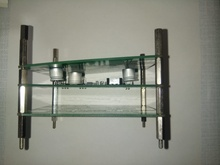
%> input picture slope_detector/gorsel_4.jpeg, 220 x 165 px, shrunk from 1600 x 1200 before the run
$ octave hough_transform_script.m   (GNU Octave 9; MATLAB toolbox functions it lacks are replaced by stand-ins)
%> lines starting %> are read from the running program, lines starting %| are printed output that depends on the picture; in (x1, y1, x2, y2) boxes, pixels count from 0 and x2, y2 are one past the last pixel; in counts of white or black regions, pixels touching at a corner belong together; the program's own positions count from 1
### slope_detector/odev1_bilinear.m
function scaledImage = odev1_bilinear(imageName, sr, sc)
%> called with imageName = 'gorsel_4.jpeg', sr = 0.25, sc = 0.25

originalImage = imread(imageName);
%> originalImage is the input picture: size 165x220x3 uint8; mean R, G, B 137.2, 139.1, 128.1
originalImage = double(originalImage);
%> originalImage: size 165x220x3 double

nofRow = size(originalImage, 1);
%> nofRow = 165
nofColumn = size(originalImage, 2);
%> nofColumn = 220

xNew = floor(nofColumn * sc);
%> xNew = 55
yNew = floor(nofRow * sr);
%> yNew = 41

xRatio = (nofColumn - 1)/xNew;
%> xRatio = 3.98
yRatio = (nofRow - 1)/yNew;
%> yRatio = 4
scaledImage = zeros(yNew, xNew, 3);

for c = 1:3
    for i = 1:yNew
        for j = 1:xNew
            xLeft = floor(xRatio * j);
            if xLeft == 0
                xLeft = 1;
            end
            xRight = ceil(xRatio * j);

            yUp = floor(yRatio * i);
            if yUp == 0
                yUp = 1;
            end
            yDown = ceil(yRatio * i);

            xWeight = (xRatio * j - xLeft);
            yWeight = (yRatio * i - yUp);
            pointA = originalImage(yUp, xLeft, c);
            pointB = originalImage(yUp, xRight, c);
            pointC = originalImage(yDown, xLeft, c);
            pointD = originalImage(yDown, xRight, c);

            pixVal = pointA * (1 - xWeight) * (1 - yWeight) + pointB * xWeight * (1 - yWeight) + pointC * (1 - xWeight) * yWeight + pointD * xWeight * yWeight;
            scaledImage(i, j, c) = pixVal;
        end
    end
end
scaledImage = uint8(scaledImage);
%> scaledImage: size 41x55x3 uint8

### slope_detector/sobelEdgeDetector.m
function [processedImageV, processedImageH, processedImageCombined] = sobelEdgeDetector(imageName)
% sobel edge detector script

originalImage = imageName;
nofRow = size(originalImage, 1);
nofColumn = size(originalImage, 2);
processedImageV = zeros(nofRow, nofColumn);
processedImageH = zeros(nofRow, nofColumn);
processedImageCombined = zeros(nofRow, nofColumn);

sobelKernelV = [-1, 0, 1; -2, 0, 2; -1, 0, 1];
sobelKernelH = [-1, -2, -1; 0, 0, 0; 1, 2, 1];

sobelKernelSize = 3;
for i=1:nofRow
    for j=1:nofColumn
        pixValH = zeros(sobelKernelSize);
        pixValV = zeros(sobelKernelSize);
        counter = 0;
        kernelRowCount = 0;
        kernelColumnCount = 0;
        for k=-1*(sobelKernelSize-1)/2:1:(sobelKernelSize-1)/2
            kernelRowCount = kernelRowCount + 1;
            kernelColumnCount = 0;
            for l=-1*(sobelKernelSize-1)/2:1:(sobelKernelSize-1)/2
                kernelColumnCount = kernelColumnCount + 1;
                indexX = l+j;
                indexY = k+i;
                  if indexX < 1
                      indexX = 1;
                  elseif indexX > nofColumn
                      indexX = nofColumn;
                  end
                  if indexY < 1
                      indexY = 1;
                  elseif indexY > nofRow
                      indexY = nofRow;
                  end
                  pixValH(kernelRowCount, kernelColumnCount) = double(originalImage(indexY, indexX)) * sobelKernelH(kernelRowCount, kernelColumnCount);
                  pixValV(kernelRowCount, kernelColumnCount) = double(originalImage(indexY, indexX)) * sobelKernelV(kernelRowCount, kernelColumnCount);
            end
        end
        processedImageV(i,j) = sum(sum(pixValV));
        processedImageH(i,j) = sum(sum(pixValH));
        processedImageCombined(i,j) = processedImageV(i,j) + processedImageH(i,j);
    end
end
processedImageV = uint8(processedImageV);
processedImageH = uint8(processedImageH);
processedImageCombined = uint8(processedImageCombined);

### slope_detector/myOtsoTh.m
function [processedImage backgroundVar] = myOtsoTh(imageName)
originalImage = imageName;
nofRow = size(originalImage, 1);
nofColumn = size(originalImage, 2);
processedImage = zeros(nofRow, nofColumn);
nofPixel = nofRow * nofColumn;

maxIntensityLevel = 256; % matrix index begins from 1

imageFreq = zeros(1, maxIntensityLevel);
wBackground = zeros(1, maxIntensityLevel);
wForeground = zeros(1, maxIntensityLevel);
meanBackground = zeros(1, maxIntensityLevel);
meanForeground = zeros(1, maxIntensityLevel);
varianceBackground = zeros(1, maxIntensityLevel);

for i=1:nofRow
    for j=1:nofColumn
        imageFreq(1, originalImage(i,j) + 1) = imageFreq(1, originalImage(i,j) + 1) + 1;
    end
end

for i=1:maxIntensityLevel
    wBackground(1, i) = sum(imageFreq(1,1:i)) / nofPixel;
    wForeground(1, i) = sum(imageFreq(1,(i + 1):maxIntensityLevel)) / nofPixel;
    numberVectorBack = 0:(i - 1);
    numberVectorFore = i:(maxIntensityLevel - 1);
    meanBackground(1, i) = (sum(numberVectorBack .* imageFreq(1, 1:i))) / sum(imageFreq(1, 1:i));
    meanForeground(1, i) = (sum(numberVectorFore .* imageFreq(1, (i+1):maxIntensityLevel))) / sum(imageFreq(1, (i+1):maxIntensityLevel));
end


varianceBackground = wBackground .* wForeground .* ((meanBackground - meanForeground).^2);

maxVariance = -1;
maxVarianceIndex = -1;

for i=1:maxIntensityLevel
    if varianceBackground(1, i) > maxVariance
        maxVariance = varianceBackground(1, i);
        maxVarianceIndex = i;
    end
end

for i=1:nofRow
    for j=1:nofColumn
        if originalImage(i,j) > maxVarianceIndex
            processedImage(i,j) = maxIntensityLevel - 1;
        else
            processedImage(i,j) = 0;
        end
    end
end

backgroundVar = varianceBackground;

### slope_detector/hough_transform_script.m
clear all; clc;
scaleRatio = 0.25;
originalImage = odev1_bilinear('gorsel_4.jpeg', 0.25, 0.25);
gostermelik = originalImage;
originalImage = rgb2gray(originalImage);
%> originalImage: size 41x55 uint8
nofRow = size(originalImage, 1);
%> nofRow = 41
nofColumn = size(originalImage, 2);
%> nofColumn = 55
totalPixel = nofRow * nofColumn;
%> totalPixel = 2255
imHEdges = zeros(nofRow, nofColumn);
imGreenCh = zeros(nofRow, nofColumn, 3);

figure;
imshow(originalImage);


imGreenCh(:,:, 2) = originalImage;
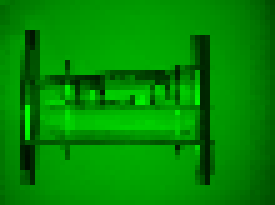
%> imGreenCh: size 41x55x3 double (shown 5 times larger); mean R, G, B 0, 138, 0
[blank1 imAllEdges sa] = sobelEdgeDetector(imGreenCh(:, :, 2));
%> after the loop in sobelEdgeDetector, `for i=1:nofRow`:
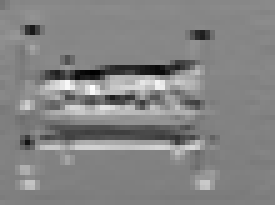
%> processedImageH: size 41x55 double (shown 5 times larger); min -536, max 498, mean -0.7; drawn with min black and max white
%> after the loop in sobelEdgeDetector, `for i=1:nofRow`:
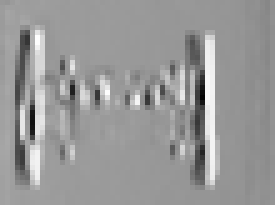
%> processedImageV: size 41x55 double (shown 5 times larger); min -802, max 529, mean -5.5; drawn with min black and max white
%> after the loop in sobelEdgeDetector, `for i=1:nofRow`: pixValH = [-84 -158 -79; 0 0 0; 81 150 75]; pixValV = [-84 0 79; -162 0 150; -81 0 75]
%> in sobelEdgeDetector, `processedImageCombined = uint8(processedImageCombined);`:
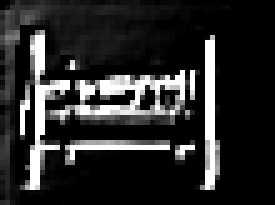
%> processedImageCombined: size 41x55 uint8 (shown 5 times larger); min 0, max 255, mean 42.9


[imAllEdges greenChVariance] = myOtsoTh(imAllEdges);
%> after the loop in myOtsoTh, `for i=1:nofRow`: imageFreq = 256 values, max 1084 at index 1, min 0 at index 65, mean 8.81
%> after the loop in myOtsoTh, `for i=1:maxIntensityLevel`: meanBackground = 256 values from 0 to 29.5; wBackground = 256 values from 0.481 to 1; wForeground = 256 values, max 0.519 at index 1, min 0 at index 255, mean 0.115
%> the loop in myOtsoTh, `for i=1:maxIntensityLevel` made 256 passes
%> maxVariance on passes 1 to 12: 805.4, 839.2, 866, 884.2, 900.7, 922.5, 950.9, 990.4, 1037.7, 1095.5, 1157.6, 1252.1
%> after the loop in myOtsoTh, `for i=1:maxIntensityLevel`: maxVariance = 3358.1; maxVarianceIndex = 108
%> after the loop in myOtsoTh, `for i=1:nofRow`:
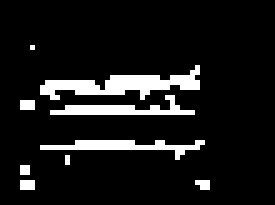
%> processedImage: size 41x55 double (shown 5 times larger); 9.7% white in thin lines or dots, all inside (x1, y1, x2, y2) = (4, 9, 42, 38)
figure;
imshow(imAllEdges);

ignoranceRatio = 0.37;
radRes = 0.1;
radVector = -3.1415:radRes:3.1415;

radVectorLength = size(radVector, 2);
imDistances = zeros(1, radVectorLength);
maxDistance = ((nofRow + 1)^2 + (nofColumn + 1)^2)^(1/2);
%> maxDistance = 70
votingMatrix = zeros(maxDistance + 1, radVectorLength);
comparingMatrix = zeros(maxDistance + 1, radVectorLength);
lineVals = zeros(1, 2); % column1 dist, column2 theta
lineImg = zeros(1, 2); % column1 x, column2 y
slopeAndConstants = zeros(1, 2); % column 1 slope, column 2 constant
drawLine = zeros(nofRow, nofColumn);

for i=1:nofRow
    for j=1:nofColumn
        if imAllEdges(i, j) ~= 0
            for l=1:radVectorLength
                imDistances(1, l) = abs(ceil(i * sin(radVector(1, l)) + j * cos(radVector(1, l))));
                votingMatrix(imDistances(1, l)+1, l) = votingMatrix(imDistances(1, l)+1, l) + 1;
            end
        end
    end
end
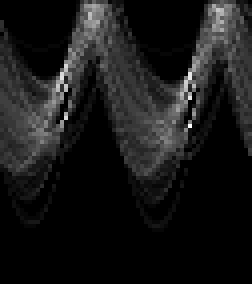
%> votingMatrix: size 71x63 double (shown 4 times larger); min 0, max 32, mean 3.1; drawn with min black and max white
%> after the loop, imDistances = 63 values, max 57 at index 39, min 0 at index 24, mean 36.05

dominantLine = max(max(votingMatrix));
%> dominantLine = 32
limitVal = dominantLine * ignoranceRatio;
%> limitVal = 11.84
counter = 1;

figure;
imshow(gostermelik);

for i=1:maxDistance
    for j=1:radVectorLength
        if  votingMatrix(i, j) >= limitVal
            lineVals(counter, :) = [i radVector(1, j)];
            counter = counter + 1;
        end
    end
end
%> after the loop, counter = 272; lineVals = 271 rows, first 12: [1 -0.841; 1 2.36; 2 -1.04; 2 -0.942; 2 -0.841; 2 -0.741; 2 -0.642; 2 -0.542; 2 2.16; 2 2.26; 2 2.36; 2 2.46]
hold on;
for i=1:size(lineVals, 1)
    lineImg(i,1) = abs(round(lineVals(i, 1) *  cos(lineVals(i, 2))));
    lineImg(i,2) = abs(round(lineVals(i, 1) *  sin(lineVals(i, 2))));
    cosRatio = cos(lineVals(i, 2));
    sinRatio = sin(lineVals(i, 2));
    x1 = (nofRow / 2) + (nofRow / 2);
    x2 = (nofRow / 2) - (nofRow / 2);
    if sinRatio ~= 0
        y1 = (lineVals(i, 1) - x1 * cos(lineVals(i, 2))) / sinRatio;
        y2 = (lineVals(i, 1) - x2 * cos(lineVals(i, 2))) / sinRatio;
    else
        y1 = (lineVals(i, 1) - x1 * cos(lineVals(i, 2))) / 0.0001;
        y2 = (lineVals(i, 1) - x2 * cos(lineVals(i, 2))) / 0.0001;
    end
    plot([x1, x2],[y1, y2], 'r-');
    slopeAndConstants(i, 1) = (y1 - y2) / (x1 - x2);
    slopeAndConstants(i, 2) = y2;
    hold on;
end
%> this loop made 271 passes
%> (cosRatio, sinRatio, y1, y2) on passes 1 to 12: (0.666, -0.746, 35.3, -1.34), (-0.709, 0.705, 42.61, 1.42), (0.505, -0.863, 21.67, -2.32), (0.589, -0.808, 27.38, -2.47), (0.666, -0.746, 33.96, -2.68), (0.737, -0.675, 41.81, -2.96), (0.801, -0.598, 51.55, -3.34), (0.857, -0.515, 64.29, -3.88), (-0.554, 0.832, 29.72, 2.4), (-0.635, 0.773, 36.27, 2.59), (-0.709, 0.705, 44.02, 2.83), (-0.776, 0.631, 53.55, 3.17)
%> after the loop, lineImg = 271 rows, first 12: [1 1; 1 1; 1 2; 1 2; 1 1; 1 1; 2 1; 2 1; 1 2; 1 2; 1 1; 2 1]; slopeAndConstants = 271 rows, first 12: [0.894 -1.34; 1 1.42; 0.585 -2.32; 0.728 -2.47; 0.894 -2.68; 1.09 -2.96; 1.34 -3.34; 1.66 -3.88; 0.666 2.4; 0.821 2.59; 1 2.83; 1.23 3.17]; y1 = 16.12; y2 = 51.53
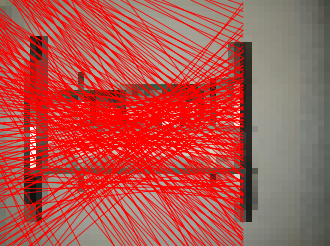
%> figure redrawn from the program's plot data; shown 6 times larger

% [4 lines of commented-out code are left out]

$ run again, with slope_detector/gorsel_1.jpeg copied over slope_detector/gorsel_4.jpeg
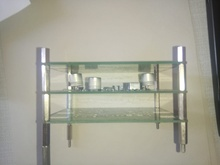
%> input picture slope_detector/gorsel_1.jpeg, 220 x 165 px, shrunk from 1600 x 1200 before the run
%> in odev1_bilinear, originalImage is the input picture: size 165x220x3 uint8; mean R, G, B 165.3, 164.2, 151.1
%> after the loop in sobelEdgeDetector, `for i=1:nofRow`: pixValH = [-138 -252 -126; 0 0 0; 134 256 128]; pixValV = [-138 0 126; -268 0 256; -134 0 128]
%> after the loop in myOtsoTh, `for i=1:nofRow`: imageFreq = 256 values, max 1026 at index 1, min 0 at index 66, mean 8.81
%> after the loop in myOtsoTh, `for i=1:maxIntensityLevel`: meanBackground = 256 values from 0 to 23.54; wBackground = 256 values from 0.455 to 1; wForeground = 256 values, max 0.545 at index 1, min 0 at index 255, mean 0.0919
%> the loop in myOtsoTh, `for i=1:maxIntensityLevel` made 256 passes
%> maxVariance on passes 1 to 8: 462.4, 485.8, 511.8, 532.8, 557.1, 580.6, 609.3, 638.4
%> after the loop in myOtsoTh, `for i=1:maxIntensityLevel`: maxVariance = 1941.2; maxVarianceIndex = 94
%> after the loop in myOtsoTh, `for i=1:nofRow`:
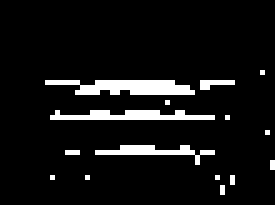
%> processedImage: size 41x55 double (shown 5 times larger); 7.6% white in thin lines or dots, all inside (x1, y1, x2, y2) = (9, 14, 55, 39)
%> after the loop `for i=1:nofRow`: imDistances = 63 values, max 60 at index 39, min 1 at index 24, mean 37.94
%> dominantLine = 34
%> limitVal = 12.58
%> after the loop `for i=1:maxDistance`: counter = 108; lineVals = 107 rows, first 12: [1 2.26; 2 -1.04; 2 -0.942; 2 -0.841; 2 -0.741; 2 2.06; 2 2.16; 2 2.26; 2 2.46; 3 -1.04; 3 -0.942; 3 -0.841]
%> the loop `for i=1:size(lineVals, 1)` made 107 passes
%> (cosRatio, sinRatio, y1, y2) on passes 1 to 8: (-0.635, 0.773, 34.97, 1.29), (0.505, -0.863, 21.67, -2.32), (0.589, -0.808, 27.38, -2.47), (0.666, -0.746, 33.96, -2.68), (0.737, -0.675, 41.81, -2.96), (-0.469, 0.883, 24.01, 2.26), (-0.554, 0.832, 29.72, 2.4), (-0.635, 0.773, 36.27, 2.59)
%> after the loop `for i=1:size(lineVals, 1)`: lineImg = 107 rows, first 12: [1 1; 1 2; 1 2; 1 1; 1 1; 1 2; 1 2; 1 2; 2 1; 2 3; 2 2; 2 2]; slopeAndConstants = 107 rows, first 12: [0.821 1.29; 0.585 -2.32; 0.728 -2.47; 0.894 -2.68; 1.09 -2.96; 0.53 2.26; 0.666 2.4; 0.821 2.59; 1.23 3.17; 0.585 -3.48; 0.728 -3.71; 0.894 -4.02]; y1 = 30.6; y2 = 35.22
%> after the loop `for i=1:size(lineVals, 1)`:
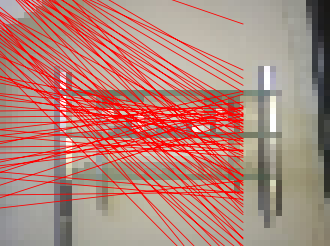
%> figure redrawn from the program's plot data; shown 6 times larger

$ run again, with slope_detector/gorsel_2.jpeg copied over slope_detector/gorsel_4.jpeg
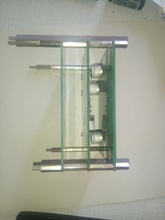
%> input picture slope_detector/gorsel_2.jpeg, 165 x 220 px, shrunk from 1200 x 1600 before the run
%> in odev1_bilinear, originalImage is the input picture: size 220x165x3 uint8; mean R, G, B 163.9, 166.5, 152.2
%> after the loop in sobelEdgeDetector, `for i=1:nofRow`: pixValH = [-150 -288 -144; 0 0 0; 142 276 138]; pixValV = [-150 0 144; -284 0 276; -142 0 138]
%> after the loop in myOtsoTh, `for i=1:nofRow`: imageFreq = 256 values, max 1211 at index 1, min 0 at index 57, mean 8.81
%> after the loop in myOtsoTh, `for i=1:maxIntensityLevel`: meanBackground = 256 values from 0 to 20.41; wBackground = 256 values from 0.537 to 1; wForeground = 256 values, max 0.463 at index 1, min 0 at index 255, mean 0.0797
%> the loop in myOtsoTh, `for i=1:maxIntensityLevel` made 256 passes
%> maxVariance on passes 1 to 8: 483.1, 513.8, 544.4, 575.7, 605, 635, 667.9, 707.2
%> after the loop in myOtsoTh, `for i=1:maxIntensityLevel`: maxVariance = 1762; maxVarianceIndex = 85
%> after the loop in myOtsoTh, `for i=1:nofRow`:
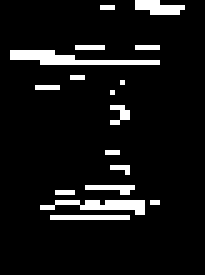
%> processedImage: size 55x41 double (shown 5 times larger); 7.8% white in thin lines or dots, all inside (x1, y1, x2, y2) = (2, 0, 37, 44)
%> after the loop `for i=1:nofRow`: imDistances = 63 values, max 52 at index 43, min 0 at index 27, mean 32.51
%> dominantLine = 24
%> limitVal = 8.88
%> after the loop `for i=1:maxDistance`: counter = 324; lineVals = 323 rows, first 12: [1 1.66; 1 2.36; 1 2.56; 2 -1.54; 2 -0.841; 2 -0.741; 2 -0.642; 2 -0.542; 2 -0.442; 2 -0.341; 2 1.66; 2 2.36]
%> the loop `for i=1:size(lineVals, 1)` made 323 passes
%> (cosRatio, sinRatio, y1, y2) on passes 1 to 8: (-0.0876, 0.996, 5.84, 1), (-0.709, 0.705, 56.67, 1.42), (-0.835, 0.551, 85.2, 1.82), (0.0293, -1, -0.389, -2), (0.666, -0.746, 46.47, -2.68), (0.737, -0.675, 57.09, -2.96), (0.801, -0.598, 70.3, -3.34), (0.857, -0.515, 87.56, -3.88)
%> after the loop `for i=1:size(lineVals, 1)`: lineImg = 323 rows, first 12: [0 1; 1 1; 1 1; 0 2; 1 1; 1 1; 2 1; 2 1; 2 1; 2 1; 0 2; 1 1]; slopeAndConstants = 323 rows, first 12: [0.0879 1; 1 1.42; 1.52 1.82; 0.0293 -2; 0.894 -2.68; 1.09 -2.96; 1.34 -3.34; 1.66 -3.88; 2.12 -4.68; 2.81 -5.97; 0.0879 2.01; 1 2.83]; y1 = 34.78; y2 = 52.54
%> after the loop `for i=1:size(lineVals, 1)`:
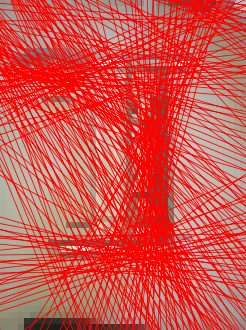
%> figure redrawn from the program's plot data; shown 6 times larger

$ run again, with slope_detector/gorsel_3.jpeg copied over slope_detector/gorsel_4.jpeg
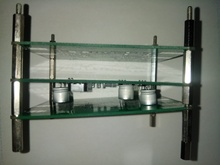
%> input picture slope_detector/gorsel_3.jpeg, 220 x 165 px, shrunk from 1600 x 1200 before the run
%> in odev1_bilinear, originalImage is the input picture: size 165x220x3 uint8; mean R, G, B 117.3, 123.3, 112.6
%> after the loop in sobelEdgeDetector, `for i=1:nofRow`: pixValH = [-83 -158 -79; 0 0 0; 82 154 77]; pixValV = [-83 0 79; -164 0 154; -82 0 77]
%> after the loop in myOtsoTh, `for i=1:nofRow`: imageFreq = 256 values, max 1159 at index 1, min 0 at index 46, mean 8.81
%> after the loop in myOtsoTh, `for i=1:maxIntensityLevel`: meanBackground = 256 values from 0 to 37.75; wBackground = 256 values from 0.514 to 1; wForeground = 256 values, max 0.486 at index 1, min 0 at index 255, mean 0.147
%> the loop in myOtsoTh, `for i=1:maxIntensityLevel` made 256 passes
%> maxVariance on passes 1 to 8: 1507.1, 1536, 1549, 1564.4, 1605, 1648.4, 1697.2, 1743.7
%> after the loop in myOtsoTh, `for i=1:maxIntensityLevel`: maxVariance = 4513.1; maxVarianceIndex = 108
%> after the loop `for i=1:nofRow`: imDistances = 63 values, max 64 at index 38, min 1 at index 55, mean 40.67
%> dominantLine = 39
%> limitVal = 14.43
%> after the loop `for i=1:maxDistance`: counter = 254; lineVals = 253 rows, first 12: [1 2.26; 1 2.36; 2 -1.24; 2 -1.14; 2 -1.04; 2 -0.942; 2 -0.841; 2 -0.741; 2 -0.642; 2 -0.542; 2 1.96; 2 2.06]
%> the loop `for i=1:size(lineVals, 1)` made 253 passes
%> (cosRatio, sinRatio, y1, y2) on passes 1 to 8: (-0.635, 0.773, 34.97, 1.29), (-0.709, 0.705, 42.61, 1.42), (0.323, -0.946, 11.9, -2.11), (0.416, -0.909, 16.57, -2.2), (0.505, -0.863, 21.67, -2.32), (0.589, -0.808, 27.38, -2.47), (0.666, -0.746, 33.96, -2.68), (0.737, -0.675, 41.81, -2.96)
%> after the loop `for i=1:size(lineVals, 1)`: lineImg = 253 rows, first 12: [1 1; 1 1; 1 2; 1 2; 1 2; 1 2; 1 1; 1 1; 2 1; 2 1; 1 2; 1 2]; slopeAndConstants = 253 rows, first 12: [0.821 1.29; 1 1.42; 0.342 -2.11; 0.458 -2.2; 0.585 -2.32; 0.728 -2.47; 0.894 -2.68; 1.09 -2.96; 1.34 -3.34; 1.66 -3.88; 0.408 2.16; 0.53 2.26]; y1 = 22.16; y2 = 65.42
%> after the loop `for i=1:size(lineVals, 1)`:
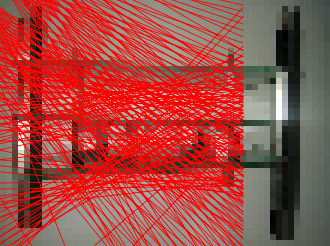
%> figure redrawn from the program's plot data; shown 6 times larger
